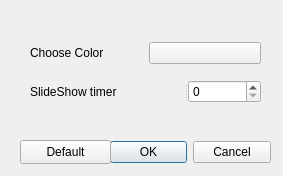
<?xml version="1.0" encoding="UTF-8"?>
<ui version="4.0">
 <class>SettingsDlg</class>
 <widget class="QDialog" name="SettingsDlg">
  <property name="geometry">
   <rect>
    <x>0</x>
    <y>0</y>
    <width>283</width>
    <height>176</height>
   </rect>
  </property>
  <property name="windowTitle">
   <string>Dialog</string>
  </property>
  <widget class="QDialogButtonBox" name="buttonBox">
   <property name="geometry">
    <rect>
     <x>110</x>
     <y>140</y>
     <width>161</width>
     <height>25</height>
    </rect>
   </property>
   <property name="orientation">
    <enum>Qt::Horizontal</enum>
   </property>
   <property name="standardButtons">
    <set>QDialogButtonBox::Cancel|QDialogButtonBox::Ok</set>
   </property>
  </widget>
  <widget class="QPushButton" name="Default_Btn">
   <property name="geometry">
    <rect>
     <x>20</x>
     <y>140</y>
     <width>91</width>
     <height>24</height>
    </rect>
   </property>
   <property name="text">
    <string>Default</string>
   </property>
  </widget>
  <widget class="QWidget" name="">
   <property name="geometry">
    <rect>
     <x>30</x>
     <y>40</y>
     <width>231</width>
     <height>26</height>
    </rect>
   </property>
   <layout class="QGridLayout" name="gridLayout">
    <item row="0" column="0">
     <widget class="QLabel" name="label">
      <property name="text">
       <string>Choose Color</string>
      </property>
     </widget>
    </item>
    <item row="0" column="1">
     <widget class="QPushButton" name="Color_Btn">
      <property name="text">
       <string/>
      </property>
     </widget>
    </item>
   </layout>
  </widget>
  <widget class="QSplitter" name="splitter">
   <property name="geometry">
    <rect>
     <x>30</x>
     <y>80</y>
     <width>231</width>
     <height>23</height>
    </rect>
   </property>
   <property name="orientation">
    <enum>Qt::Horizontal</enum>
   </property>
   <widget class="QLabel" name="label_2">
    <property name="text">
     <string>SlideShow timer</string>
    </property>
   </widget>
   <widget class="QSpinBox" name="spinSec"/>
  </widget>
 </widget>
 <resources/>
 <connections>
  <connection>
   <sender>buttonBox</sender>
   <signal>accepted()</signal>
   <receiver>SettingsDlg</receiver>
   <slot>accept()</slot>
   <hints>
    <hint type="sourcelabel">
     <x>248</x>
     <y>254</y>
    </hint>
    <hint type="destinationlabel">
     <x>157</x>
     <y>274</y>
    </hint>
   </hints>
  </connection>
  <connection>
   <sender>buttonBox</sender>
   <signal>rejected()</signal>
   <receiver>SettingsDlg</receiver>
   <slot>reject()</slot>
   <hints>
    <hint type="sourcelabel">
     <x>316</x>
     <y>260</y>
    </hint>
    <hint type="destinationlabel">
     <x>286</x>
     <y>274</y>
    </hint>
   </hints>
  </connection>
 </connections>
</ui>
